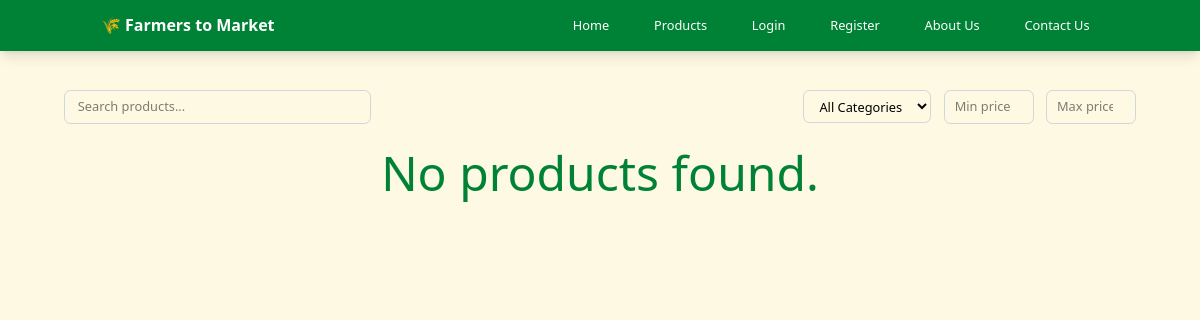
/market/products/, run on an earlier commit of the app's database.
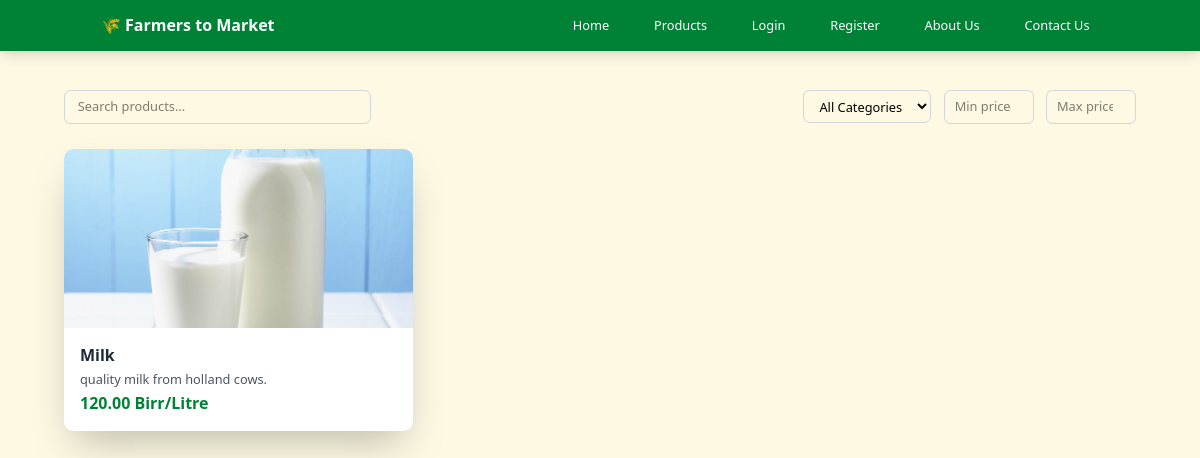
And on a later commit of the database.
### market/models.py (models this page shows, shortened)
class Product(models.Model):
    farmer = models.ForeignKey('users.Farmer', related_name='products', on_delete=models.CASCADE)
    name = models.CharField(max_length=255)
    category = models.ForeignKey('Category', null=True, on_delete=models.SET_NULL)
    description = models.TextField(max_length=2000, null=True, blank=True)
    image = models.ImageField(upload_to='images/products/')
    organic = models.BooleanField(default=False)
    delivery_available = models.BooleanField(default=False)
    quantity_unit = models.CharField(max_length=50, choices=[('Item','Item'), ('KG','KG'), ('Litre','Litre')], default='Item')
    price = models.DecimalField(max_digits=10, decimal_places=2, verbose_name='Price (Birr per unit)')
    stock = models.FloatField()
    active = models.BooleanField(default=True)
    date_listed = models.DateTimeField(auto_now_add=True)

### market/views.py (the view)
# urls.py: path('products/', product_list, name='product-list-page'),
def product_list(request):
    products = Product.objects.order_by('-id')
    categories = Category.objects.all()
    category = request.GET.get('category')
    price_min = request.GET.get('price_min')
    price_max = request.GET.get('price_max')
    search = request.GET.get('search')
    if search:
        products = products.filter(
            Q(name__icontains=search) |
            Q(description__icontains=search)
        )
    if category:
        products = products.filter(category=category)
    if price_min:
        products = products.filter(price__gte=price_min)
    if price_max:
        products = products.filter(price__lte=price_max)
    paginator = Paginator(products, 10)
    page_number = request.GET.get('page')
    products_page = paginator.get_page(page_number)
    querydict = request.GET.copy()
    querydict.pop('page', None)
    return render(
        request,
        'market/product-list.html',
        {
            'products': products_page,
            'categories': categories,
            'querystring': querydict.urlencode(),
        }
    )

### home/context_processors.py (called while the page is built)
def site_settings(request):
    return {
        'SITE_NAME': '🌾 Farmers to Market',
        'CONTACT_EMAIL': '',
        'SUPPORT_EMAIL': '',
        'SUPPORT_PHONE': '',
        'ADDRESS': '',
        }

### market/models.py (called while the page is built)
    def __str__(self):
        return self.name

### templates/market/product-list.html (shortened to what this page needs)
{% load humanize %}
<!DOCTYPE html>
<html lang="en">
<head>
    <link rel="stylesheet" href="/static/css/style.css">
    <link href="https://cdnjs.cloudflare.com/ajax/libs/font-awesome/6.4.0/css/all.min.css" rel="stylesheet">
</head>
<body class="min-h-screen bg-bg-primary">
    <header class="bg-gray-100 mb-4">
        {% include 'navbar.html' %}
    </header>
    <main class="max-w-8xl mx-auto lg:mx-16 px-4 py-8">
        <div class="mb-8 flex flex-col md:flex-row gap-4 items-center justify-between">
            <div class="w-full md:w-96 flex items-center gap-2">
                <input id="search" type="text" placeholder="Search products..." class="w-full px-4 py-2 border border-gray-300 rounded-lg focus:outline-none focus:ring-2 focus:ring-green-500">
            </div>
            <div class="flex flex-wrap gap-4 items-center">
                <select id="category" class="px-4 py-2 border border-gray-300 rounded-lg focus:outline-none focus:ring-2 focus:ring-green-500">
                    <option value="">All Categories</option>
                </select>
                <input type="number" id="price_min" min="0" placeholder="Min price" class="w-28 px-3 py-2 border border-gray-300 rounded-lg focus:outline-none focus:ring-2 focus:ring-green-500">
                <input type="number" id="price_max" min="0" placeholder="Max price" class="w-28 px-3 py-2 border border-gray-300 rounded-lg focus:outline-none focus:ring-2 focus:ring-green-500">
            </div>
        </div>
        {% if not products %}
        <div class="w-full h-full flex items-center justify-center text-center text-6xl text-green-700">No products found.</div>
        {% endif %}
        <div class="grid grid-cols-1 sm:grid-cols-2 lg:grid-cols-3 xl:grid-cols-5 gap-4 items-stretch">
            {% for product in products %}
            <div class="bg-white rounded-xl shadow-2xl overflow-hidden hover:shadow-xl transition duration-300">
                <a href="{% url 'product-detail-page' product.id %}">
                    <div class="relative">
                        <img src="{{product.image.url}}" alt="Fresh Tomatoes" class="w-full h-56 object-cover">
                    </div>
                    <div class="p-5">
                        <h3 class="text-xl font-semibold text-gray-800 mb-1">{{product.name}}</h3>
                        <p class="text-gray-600 mb-1">{{product.description|truncatechars:50}}</p>
                        <div class="flex flex-col justify-between items-start gap-2 ">
                            <span class="text-xl font-bold text-green-700">{{product.price|intcomma}} Birr/{{product.quantity_unit}}</span>
                        </div>
                    </div>
                </a>
            </div>
            {% endfor %}
        </div>
    </main>
</body>
</html>

What changed in the data, as far as the page shows it:
added Product: image (picture), name "Milk", description "quality milk from holland cows.", price "120.00", quantity_unit "Litre"
Also different on the page:
text no longer shown: "No products found."
